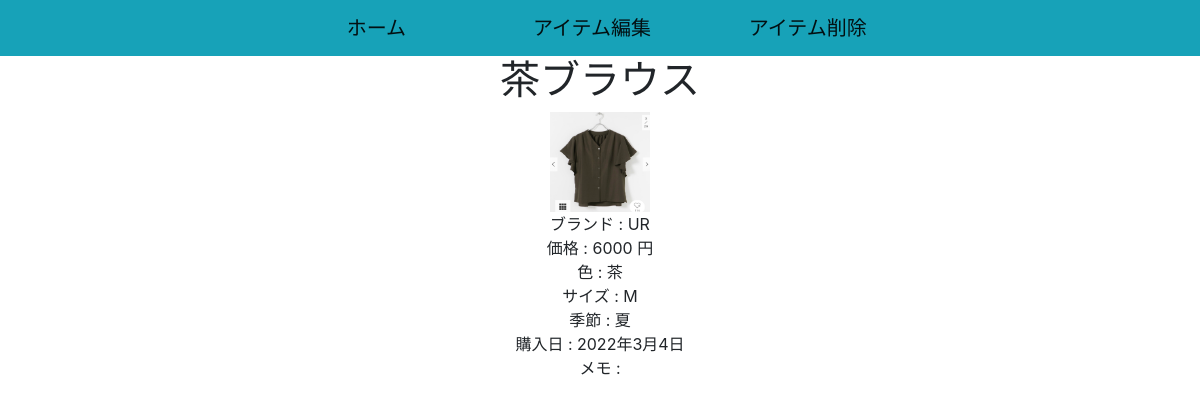
Screenshot of /projectapp/item_detail/35 with the database file from the repository.
### projectapp/models.py (models this page shows, shortened)
class Item(models.Model):#各アイテム(白Tシャツ、花柄スカートなど)
    SIZE_CHOICES = [
        ('XS', 'XS'),
        ('S', 'S'),
        ('M', 'M'),
        ('L', 'L'),
        ('F', 'F')
    ]
    SEASON_CHOICES = [
        ('春', '春'),
        ('夏', '夏'),
        ('秋', '秋'),
        ('冬', '冬')
    ]
    item_name = models.CharField(max_length=150)
    item_picture = models.FileField(upload_to='item_picture/',null=True,blank=True)
    item_color = models.CharField(max_length=150,db_index=True,null=True,blank=True)
    item_brand = models.CharField(max_length=150,db_index=True,blank=True)
    item_price = models.IntegerField()
    item_size = models.CharField(max_length=150,null=True,blank=True,choices=SIZE_CHOICES)
    item_season = models.CharField(max_length=150,db_index=True,null=True,blank=True,choices=SEASON_CHOICES)
    item_purchase_date = models.DateField(null=True,blank=True)
    item_expiration_date = models.DateField(null=True,blank=True)
    create_at = models.DateTimeField(default=timezone.datetime.now)
    update_at = models.DateTimeField(default=timezone.datetime.now)
    memo = models.TextField(null=True,blank=True)
    user = models.ForeignKey(
        'Users',on_delete=models.CASCADE,
        )
    category = models.ForeignKey(
        'Category',on_delete=models.CASCADE
        )
    class Meta:
        db_table = 'Item'

### projectapp/views.py (the view)
# urls.py: path('item_detail/<int:pk>',ItemDetailView.as_view(),name='item_detail'),
class ItemDetailView(DetailView):
    model = Item
    template_name = 'item_detail.html'
    def get_context_data(self, **kwargs):
        context = super().get_context_data(**kwargs)
        return context

### projectapp/templates/item_detail.html (shortened to what this page needs)
<!DOCTYPE html>
<div style="text-align: center">
<html lang="ja">
  <head>
    <link rel="stylesheet" href="https://cdn.jsdelivr.net/npm/bootstrap@4.3.1/dist/css/bootstrap.min.css">
  </head>
  <body>
    <nav class="navbar navbar-expand-lg navbar-light bg-info row justify-content-center">
    <a class="navbar-brand col-2" href="{% url 'projectapp:category_list'  %}">ホーム</a>
    <a class="navbar-brand col-2" href="{% url 'projectapp:item_update' item.id %}">アイテム編集</a>
    <a class="navbar-brand col-2" href="{% url 'projectapp:item_delete' item.id %}">アイテム削除</a>
    </nav>
    {% block content %}
      <h1>{{ item.item_name }}<br></h1>
      <img width="100px" height="100px" src="{{item.item_picture.url}}"><br>
      ブランド : {{ item.item_brand }}<br>
      価格 : {{ item.item_price }} 円 <br>
      色 : {{ item.item_color }}<br>
      サイズ : {{ item.item_size }}<br>
      季節 : {{ item.item_season }}<br>
      購入日 : {{ item.item_purchase_date }}<br>
      メモ : {{ item.memo }}
    {% endblock %}
  </body>
</html>
</div>

### rows the page displays
Item: item_name "茶ブラウス", item_picture (picture), item_brand "UR", item_price "6000", item_color "茶", item_size "M", item_season "夏", item_purchase_date "2022年3月4日"
